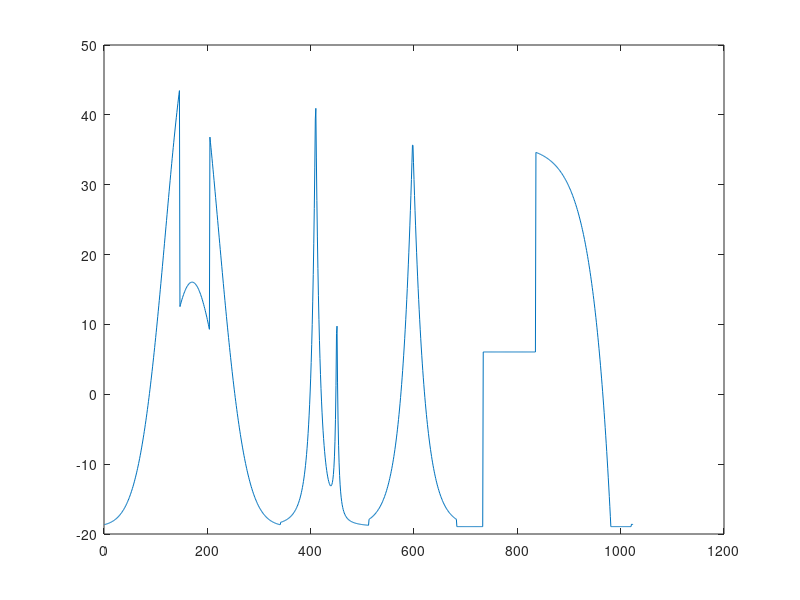
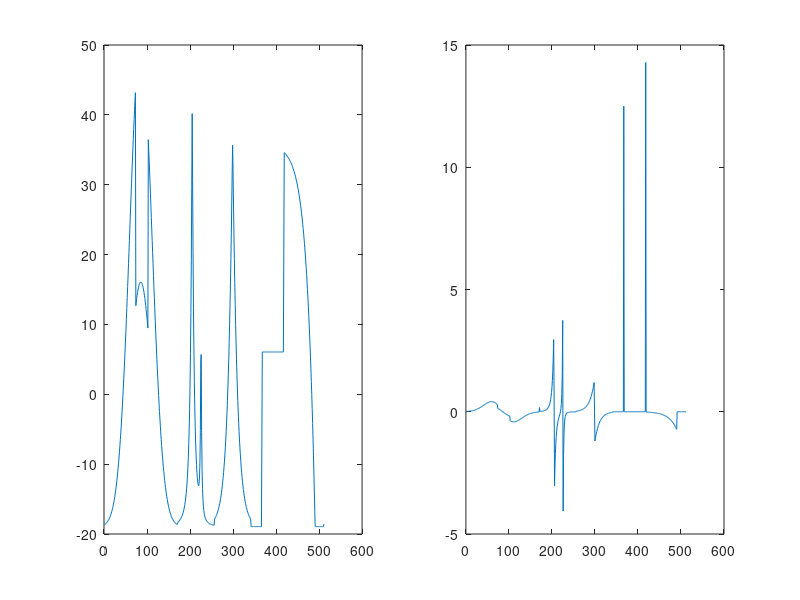

The MATLAB source for these figures, in order:
%%Question 2.1

clear all;
close all;
load PieceRegSig;
n = length(sig)
I = [1:2:n];
J = [2:2:n];
e = (sig(I)+sig(J))/2;
figure(1);
plot(sig);
figure(2);
subplot(1,2,1);plot(e);
w = (sig(J)-sig(I))/2;
%figure(3);
subplot(1,2,2);plot(w);

%% Ques